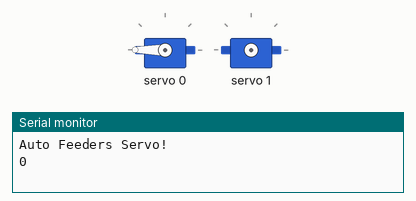
Simulated run of this sketch. Board: Arduino Uno, built with avr-gcc and run on an emulated ATmega328P. Parts: 2 × servo, the last lines printed to the serial monitor.

Above: at 0.1 s.
At 2.2 s:
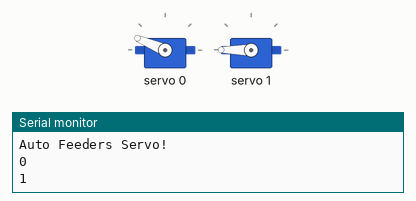
At 3.8 s:
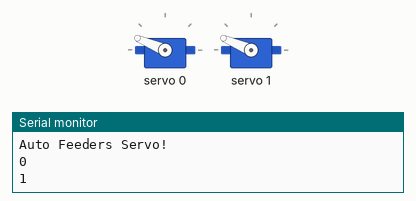
Timing chart, 0 to 5.3 s (numbered marks = the images above):
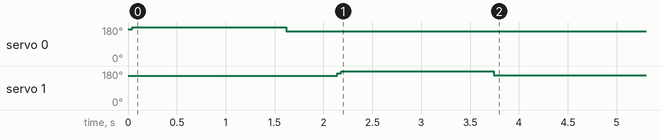

The sketch:

servo.ino
```cpp
#include <Wire.h>
#include <MsTimer2.h>
#include <Adafruit_PWMServoDriver.h>

Adafruit_PWMServoDriver pwm = Adafruit_PWMServoDriver();

#define SERVOMIN  530
#define SERVOMAX  610

uint8_t servonum = 0;
uint8_t doFeed = 1;
uint8_t now = 15;

void setup() {
  Serial.begin(9600);
  Serial.println("Auto Feeders Servo!");

  MsTimer2::set(3600000UL, flagtimer);
  MsTimer2::start();
  pwm.begin();
  pwm.setPWMFreq(60);
  yield();
}

void flagtimer() {
  now++;
  if(now == 24){
    now = 0;
  }
  if(now == 9 || now == 15) {
    doFeed = 1;
  }
}

void setServoPulse(uint8_t n, double pulse) {
  double pulselength;

  pulselength = 1000000;   // 1,000,000 us per second
  pulselength /= 60;   // 60 Hz
  Serial.print(pulselength); Serial.println(" us per period");
  pulselength /= 4096;  // 12 bits of resolution
  Serial.print(pulselength); Serial.println(" us per bit");
  pulse *= 1000;
  pulse /= pulselength;
  Serial.println(pulse);
  pwm.setPWM(n, 0, pulse);
}

void loop() {
  while(doFeed == 0) {
    delay(1000);
  }

  doFeed = 0;

  servonum = 0;
  Serial.println(servonum);
  for (uint16_t pulselen = SERVOMIN; pulselen < SERVOMAX; pulselen++) {
    pwm.setPWM(servonum, 0, pulselen);
  }
  delay(1500);
  for (uint16_t pulselen = SERVOMAX; pulselen > SERVOMIN; pulselen--) {
    pwm.setPWM(servonum, 0, pulselen);
  }
  delay(500);

  servonum = 1;
  Serial.println(servonum);
  for (uint16_t pulselen = SERVOMIN; pulselen < SERVOMAX; pulselen++) {
    pwm.setPWM(servonum, 0, pulselen);
  }
  delay(1500);
  for (uint16_t pulselen = SERVOMAX; pulselen > SERVOMIN; pulselen--) {
    pwm.setPWM(servonum, 0, pulselen);
  }
  delay(500);
}
```

Measured:
- by itself, servo 0: 167° → 180° at 0.04 s, → 157° 1.6 s later
- by itself, servo 1: 156° → 180° at 2.1 s, → 157° 1.6 s later
